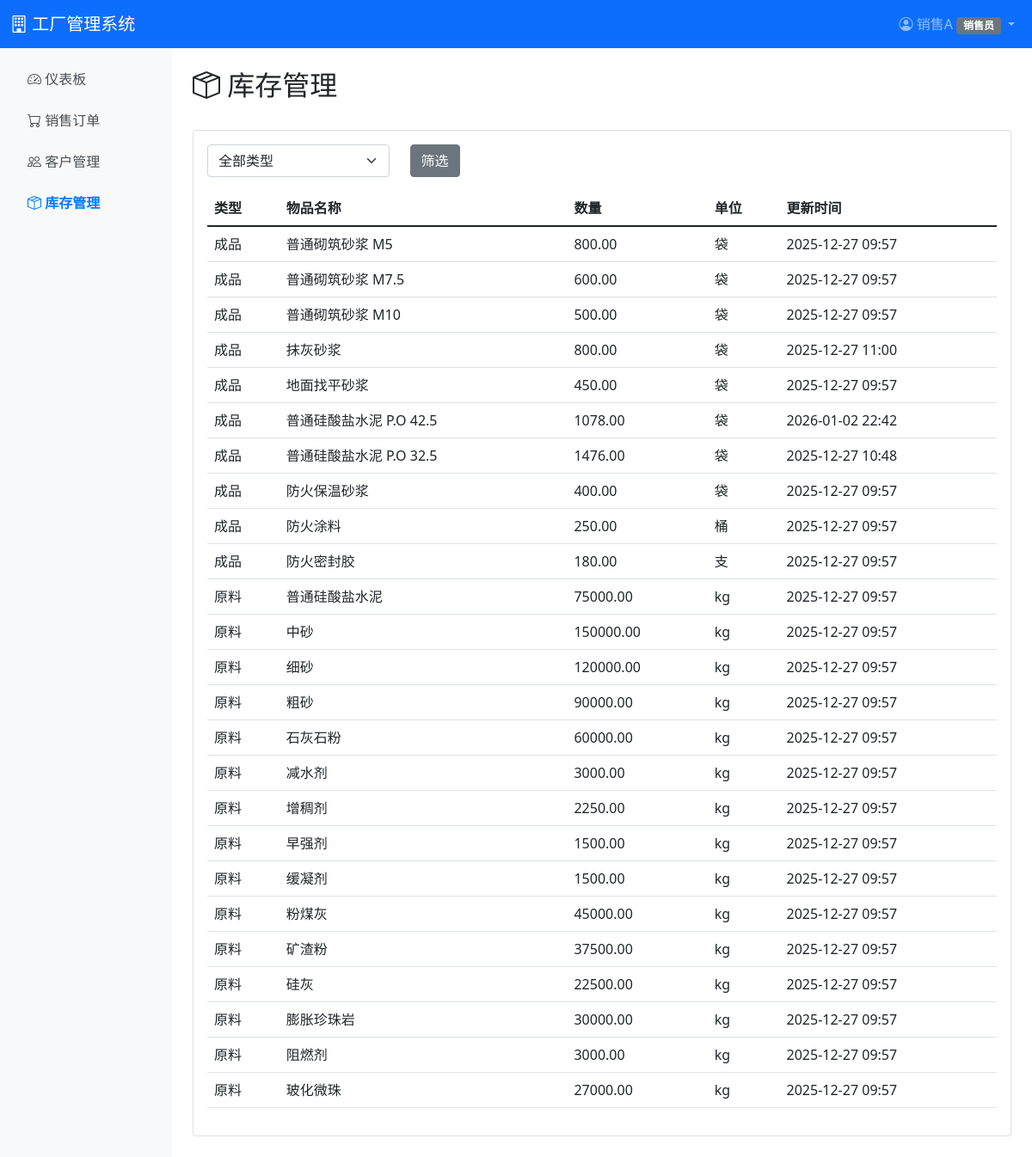
The page /inventory/ (signed in) on the database as committed earlier.
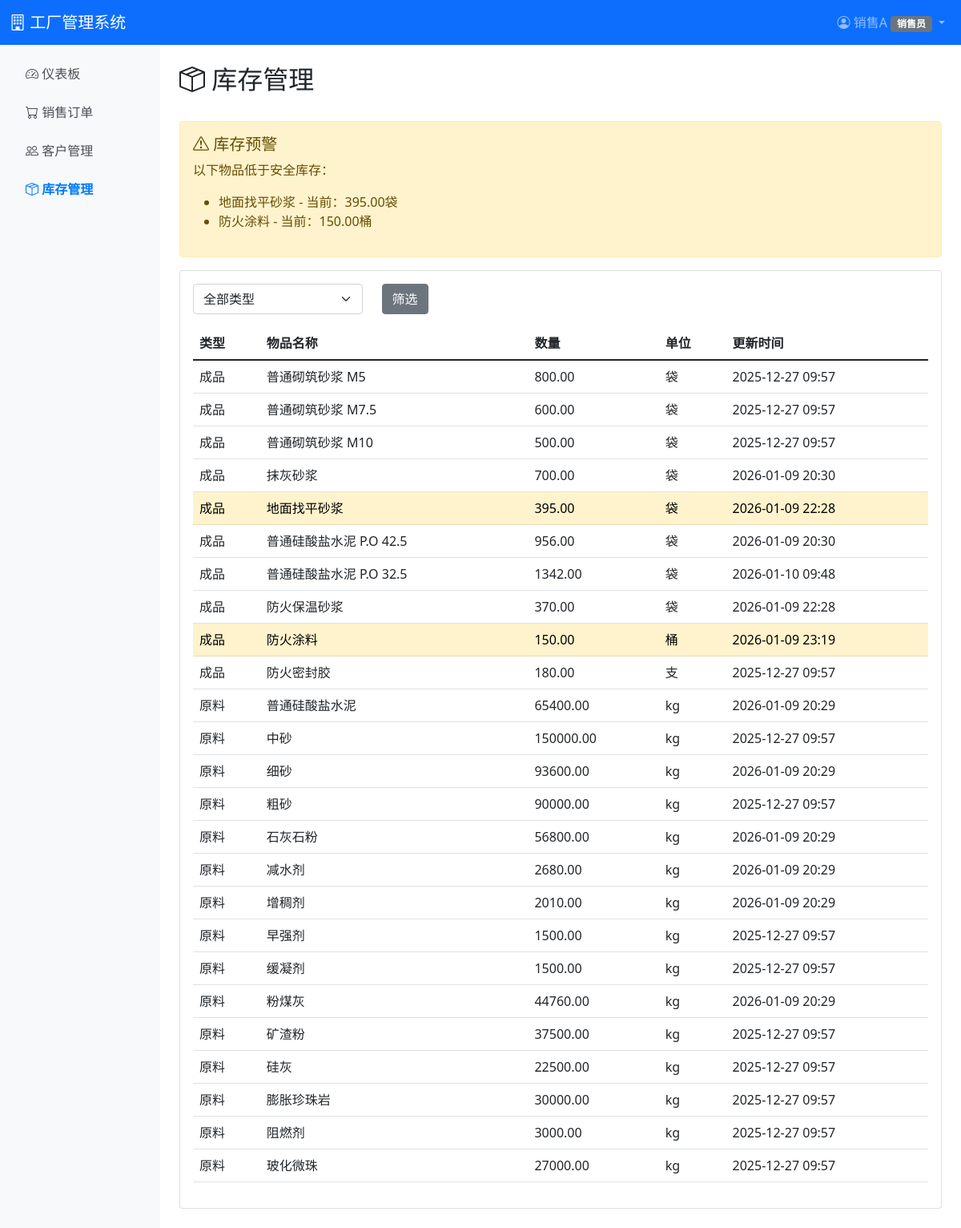
The same page on the database as committed later.
### inventory/models.py (models this page shows, shortened)
class Inventory(models.Model):
    INVENTORY_TYPE_CHOICES = [
        ('product', '成品'),
        ('material', '原料'),
    ]
    inventory_type = models.CharField(max_length=20, choices=INVENTORY_TYPE_CHOICES, verbose_name='库存类型')
    product = models.ForeignKey(Product, on_delete=models.CASCADE, null=True, blank=True, related_name='inventory', verbose_name='成品')
    material = models.ForeignKey(Material, on_delete=models.CASCADE, null=True, blank=True, related_name='inventory', verbose_name='原料')
    quantity = models.DecimalField(max_digits=10, decimal_places=2, default=0, validators=[MinValueValidator(0)], verbose_name='数量')
    unit = models.CharField(max_length=20, verbose_name='单位')
    updated_at = models.DateTimeField(auto_now=True, verbose_name='更新时间')
    class Meta:
        verbose_name = '库存'
        verbose_name_plural = '库存'
        unique_together = [
            ['inventory_type', 'product'],
            ['inventory_type', 'material'],
        ]
    def get_item(self):
        return self.product if self.inventory_type == 'product' else self.material
    def check_safety_stock(self):
        item = self.get_item()
        if item and hasattr(item, 'safety_stock'):
            return self.quantity < item.safety_stock
        return False

class Product(models.Model):
    sku = models.CharField(max_length=50, unique=True, verbose_name='SKU编码')
    name = models.CharField(max_length=200, verbose_name='产品名称')
    category = models.ForeignKey(ProductCategory, on_delete=models.PROTECT, null=True, blank=True, verbose_name='分类')
    specification = models.TextField(blank=True, verbose_name='规格说明')
    sale_price = models.DecimalField(max_digits=10, decimal_places=2, verbose_name='售价')
    safety_stock = models.DecimalField(max_digits=10, decimal_places=2, default=0, verbose_name='安全库存')
    unit = models.CharField(max_length=20, default='件', verbose_name='单位')
    created_at = models.DateTimeField(auto_now_add=True, verbose_name='创建时间')
    updated_at = models.DateTimeField(auto_now=True, verbose_name='更新时间')
    class Meta:
        verbose_name = '成品'
        verbose_name_plural = '成品'
        ordering = ['sku']

class Material(models.Model):
    MATERIAL_TYPE_CHOICES = [
        ('raw', '原料'),
        ('auxiliary', '辅料'),
        ('tool', '工具'),
        ('office', '办公用品'),
    ]
    sku = models.CharField(max_length=50, unique=True, verbose_name='SKU编码')
    name = models.CharField(max_length=200, verbose_name='名称')
    category = models.ForeignKey(MaterialCategory, on_delete=models.PROTECT, null=True, blank=True, verbose_name='分类')
    material_type = models.CharField(max_length=20, choices=MATERIAL_TYPE_CHOICES, default='raw', verbose_name='类型')
    unit = models.CharField(max_length=20, default='kg', verbose_name='单位')
    unit_price = models.DecimalField(max_digits=10, decimal_places=2, default=0, verbose_name='单价')
    safety_stock = models.DecimalField(max_digits=10, decimal_places=2, default=0, verbose_name='安全库存')
    created_at = models.DateTimeField(auto_now_add=True, verbose_name='创建时间')
    class Meta:
        verbose_name = '原料'
        verbose_name_plural = '原料'
        ordering = ['sku']

### inventory/views.py (the view)
# urls.py: path('', views.inventory_list, name='inventory_list'),
@login_required
@role_or_permission_required('warehouse', 'production', 'ceo', permission_code='inventory.view')
def inventory_list(request):
    inventory_type = request.GET.get('type', '')
    inventories = Inventory.objects.select_related('product', 'material').all()
    if inventory_type == 'product':
        inventories = inventories.filter(inventory_type='product')
    elif inventory_type == 'material':
        inventories = inventories.filter(inventory_type='material')
    warnings = []
    for inv in inventories:
        if inv.check_safety_stock():
            warnings.append(inv)
    context = {
        'inventories': inventories,
        'inventory_type': inventory_type,
        'warnings': warnings,
    }
    return render(request, 'inventory/inventory_list.html', context)

### accounts/models.py (called while the page is built)
    def has_permission(self, permission_code):
        if self.role == 'ceo':
            return True
        role_permissions = self.get_role_default_permissions()
        if permission_code in role_permissions:
            return True
        return self.permissions.filter(code=permission_code).exists()

### accounts/templatetags/permission_tags.py (called while the page is built)
@register.filter
def has_permission(user, permission_code):
    if not user or not user.is_authenticated:
        return False
    try:
        profile = user.profile
        return profile.has_permission(permission_code)
    except AttributeError:
        return False

### templates/inventory/inventory_list.html (shortened to what this page needs)
{% extends 'base.html' %}
{% load permission_tags %}
{% block content %}
<div class="d-flex justify-content-between align-items-center mb-4">
    <h2><i class="bi bi-box-seam"></i> 库存管理</h2>
</div>
{% if warnings %}
<div class="alert alert-warning">
    <h5><i class="bi bi-exclamation-triangle"></i> 库存预警</h5>
    <p>以下物品低于安全库存：</p>
    <ul>
        {% for inv in warnings %}
        <li>{% if inv.inventory_type == 'product' %}{{ inv.product.name }}{% else %}{{ inv.material.name }}{% endif %} - 当前：{{ inv.quantity }}{{ inv.unit }}</li>
        {% endfor %}
    </ul>
</div>
{% endif %}
<div class="card">
    <div class="card-body">
        <form method="get" class="mb-3">
            <div class="row">
                <div class="col-md-3">
                    <select name="type" class="form-select">
                        <option value="">全部类型</option>
                    </select>
                </div>
                <div class="col-md-2">
                    <button type="submit" class="btn btn-secondary">筛选</button>
                </div>
            </div>
        </form>
        <div class="table-responsive">
            <table class="table table-hover">
                <thead>
                    <tr>
                        <th>类型</th>
                        <th>物品名称</th>
                        <th>数量</th>
                        <th>单位</th>
                        <th>更新时间</th>
                    </tr>
                </thead>
                <tbody>
                    {% for inv in inventories %}
                    <tr {% if inv.check_safety_stock %}class="table-warning"{% endif %}>
                        <td>{{ inv.get_inventory_type_display }}</td>
                        <td>
                            {% if inv.inventory_type == 'product' %}
                                {{ inv.product.name|default:"-" }}
                            {% else %}
                                {{ inv.material.name|default:"-" }}
                            {% endif %}
                        </td>
                        <td>{{ inv.quantity }}</td>
                        <td>{{ inv.unit }}</td>
                        <td>{{ inv.updated_at|date:"Y-m-d H:i" }}</td>
                    </tr>
                    {% empty %}
                    <tr>
                        <td colspan="{% if user.profile.role == 'warehouse' or user.profile.role == 'ceo' %}6{% else %}5{% endif %}" class="text-center text-muted">暂无库存数据</td>
                    </tr>
                    {% endfor %}
                </tbody>
            </table>
        </div>
    </div>
</div>
{% endblock %}

Rows that differ between the two databases and show on the page:
now on one of the page's lists (row edited): Inventory: product.name "地面找平砂浆", quantity "395.00", unit "袋"
changed Inventory "地面找平砂浆": quantity "450.00" → "395.00"; updated_at "2025-12-27 09:57" → "2026-01-09 22:28"
now on one of the page's lists (row edited): Inventory: product.name "防火涂料", quantity "150.00", unit "桶"
changed Inventory "防火涂料": quantity "250.00" → "150.00"; updated_at "2025-12-27 09:57" → "2026-01-09 23:19"
changed Inventory "抹灰砂浆": quantity "800.00" → "700.00"; updated_at "2025-12-27 11:00" → "2026-01-09 20:30"
changed Inventory "普通硅酸盐水泥 P.O 42.5": quantity "1078.00" → "956.00"; updated_at "2026-01-02 22:42" → "2026-01-09 20:30"
changed Inventory "普通硅酸盐水泥 P.O 32.5": quantity "1476.00" → "1342.00"; updated_at "2025-12-27 10:48" → "2026-01-10 09:48"
changed Inventory "防火保温砂浆": quantity "400.00" → "370.00"; updated_at "2025-12-27 09:57" → "2026-01-09 22:28"
changed Inventory "普通硅酸盐水泥": quantity "75000.00" → "65400.00"; updated_at "2025-12-27 09:57" → "2026-01-09 20:29"
changed Inventory "细砂": quantity "120000.00" → "93600.00"; updated_at "2025-12-27 09:57" → "2026-01-09 20:29"
changed Inventory "石灰石粉": quantity "60000.00" → "56800.00"; updated_at "2025-12-27 09:57" → "2026-01-09 20:29"
changed Inventory "减水剂": quantity "3000.00" → "2680.00"; updated_at "2025-12-27 09:57" → "2026-01-09 20:29"
changed Inventory "增稠剂": quantity "2250.00" → "2010.00"; updated_at "2025-12-27 09:57" → "2026-01-09 20:29"
changed Inventory "粉煤灰": quantity "45000.00" → "44760.00"; updated_at "2025-12-27 09:57" → "2026-01-09 20:29"
Other text that changed with them:
text now shown: "库存预警 以下物品低于安全库存："
